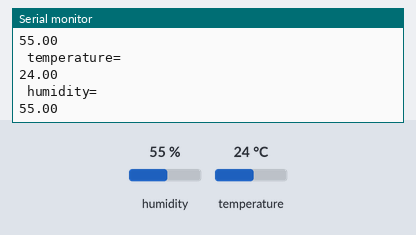
This sketch was run on a simulated ESP8266 (NodeMCU). Shown: the last lines printed to the serial monitor. Inputs (shaded band) come from the test bench; at power-on: humidity 55 %, temperature 24 °C. WiFi joins after 1.5 s; servers stay silent unless stated.

Above: at 3.0 s.
3.1 s: humidity set to 22 %
At 4.21 s:
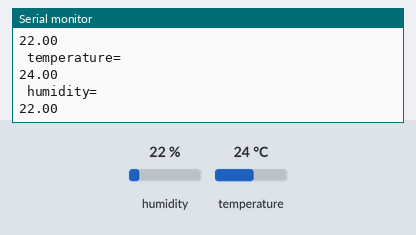
4.6 s: temperature set to 12 °C
6.1 s: humidity set to 40 %
At 6.31 s:
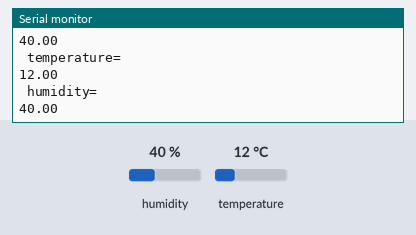
Timing chart, 0 to 9.1 s (numbered marks = the images above; inputs shaded):
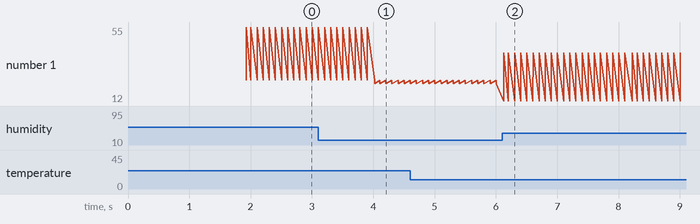

The sketch:

dht_sensor_with_bylnk.ino
```cpp
//library file by project planner adhithyan
#define BLYNK_PRINT Serial
#include <ESP8266WiFi.h>
#include <BlynkSimpleEsp8266.h>
#include <DHT.h>

char auth[] = "DQLX6RuKA3mILs8JTPsnF8KqZGSdsdBl";//Enter your Auth token
char ssid[] = "POCO M6 Pro 5G";  //Enter your WIFI SSID
char pass[] = "passw@rd";  //Enter your WIFI Password

//pin connection
DHT dht(D2, DHT11);//(DHT sensor pin,sensor type)  D2 DHT11 Temperature Sensor
BlynkTimer timer;


void setup() {
  Serial.begin(9600);
  Blynk.begin(auth, ssid, pass, "blynk.cloud", 80);
  dht.begin();


  timer.setInterval(100L, DHT11sensor);
}

//Get the DHT11 sensor values
void DHT11sensor() {
  float h = dht.readHumidity();
  float t = dht.readTemperature();

  if (isnan(h) || isnan(t)) {
    Serial.println("Failed to read from DHT sensor!");
    return;
  }
  Blynk.virtualWrite(V0, t);
  Blynk.virtualWrite(V1, h);
  Serial.println("\n temperature=");
  Serial.println(t);
  Serial.println("\n humidity=");
  Serial.println(h);
  }


void loop(){

  Blynk.run();//Run the Blynk library
  timer.run();//Run the Blynk timer
}
```

Measured:
- after the input at 3.1 s, the serial monitor: prints a new line after 0.93 s (image 1)
- after the input at 6.1 s, the serial monitor: prints a new line at once (image 2)
- plotted number 1: 55 → 22 after the input at 3.1 s, 22 → 40 after the input at 6.1 s
